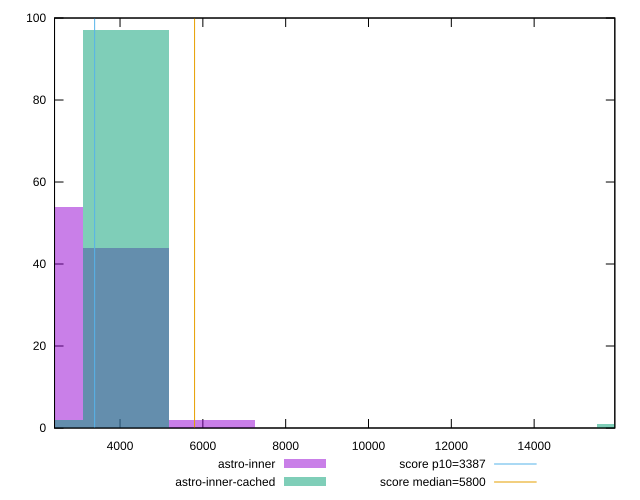

This figure's gnuplot source:
reset

$astroInner <<EOF
4141.249542657849 44
2070.6247713289245 54
6211.874313986773 2
EOF

$astroInnerCached <<EOF
16564.998170631396 1
4141.249542657849 97
2070.6247713289245 2
EOF

set key outside below
set boxwidth 2070.6247713289245
set xrange [2418.401:15948.315183975217]
set yrange [0:100]
set trange [0:100]
set style fill transparent solid 0.5 noborder

set parametric
set terminal svg size 640, 500 enhanced background rgb 'white'
set output "reports/report_00033_2021-03-01T14-23-16.841Z/speed-index/comparison/histogram/2_vs_3.svg"

plot $astroInner title "astro-inner" with boxes, \
     $astroInnerCached title "astro-inner-cached" with boxes, \
     3387,t title "score p10=3387", \
     5800,t title "score median=5800"

reset
